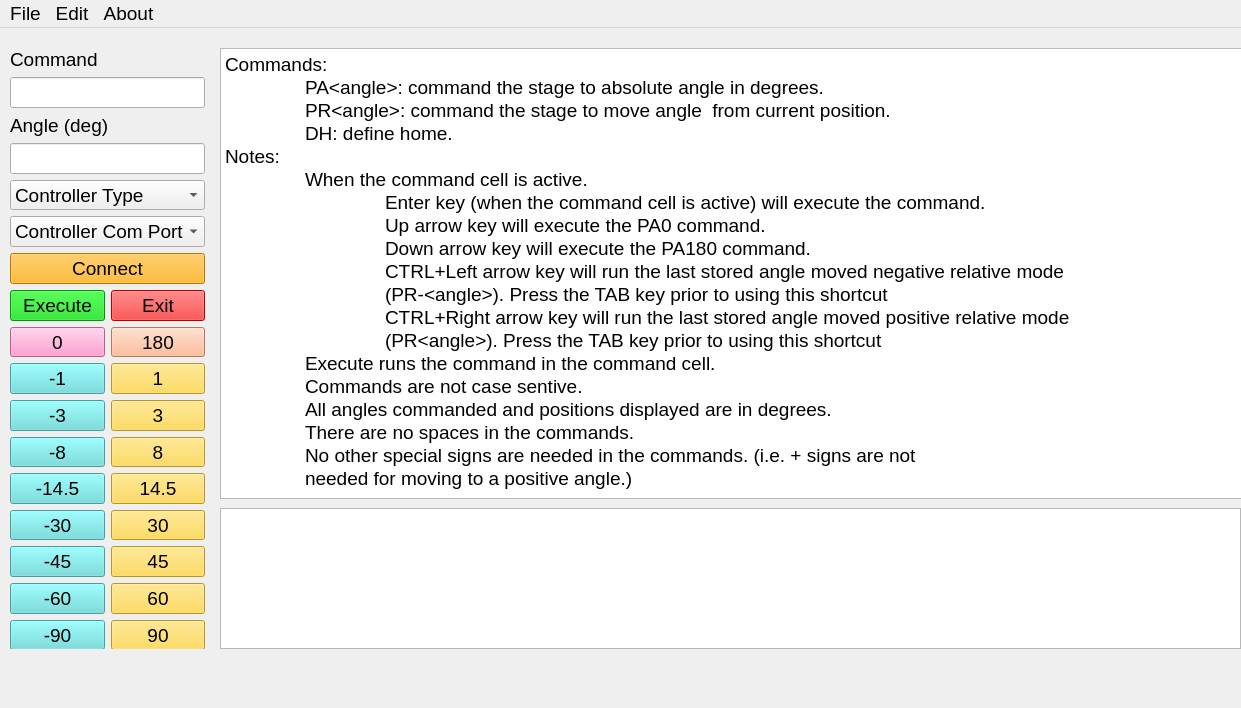
<?xml version="1.0" encoding="UTF-8"?>
<ui version="4.0">
 <class>MainWindow</class>
 <widget class="QMainWindow" name="MainWindow">
  <property name="geometry">
   <rect>
    <x>0</x>
    <y>0</y>
    <width>1241</width>
    <height>708</height>
   </rect>
  </property>
  <property name="font">
   <font>
    <pointsize>14</pointsize>
   </font>
  </property>
  <property name="windowTitle">
   <string>FB Manual Stage Control</string>
  </property>
  <widget class="QWidget" name="centralwidget">
   <widget class="QTextEdit" name="textEdit">
    <property name="geometry">
     <rect>
      <x>220</x>
      <y>20</y>
      <width>1031</width>
      <height>451</height>
     </rect>
    </property>
    <property name="readOnly">
     <bool>true</bool>
    </property>
    <property name="html">
     <string>&lt;!DOCTYPE HTML PUBLIC &quot;-//W3C//DTD HTML 4.0//EN&quot; &quot;http://www.w3.org/TR/REC-html40/strict.dtd&quot;&gt;
&lt;html&gt;&lt;head&gt;&lt;meta name=&quot;qrichtext&quot; content=&quot;1&quot; /&gt;&lt;style type=&quot;text/css&quot;&gt;
p, li { white-space: pre-wrap; }
&lt;/style&gt;&lt;/head&gt;&lt;body style=&quot; font-family:'MS Shell Dlg 2'; font-size:14pt; font-weight:400; font-style:normal;&quot;&gt;
&lt;p style=&quot; margin-top:0px; margin-bottom:0px; margin-left:0px; margin-right:0px; -qt-block-indent:0; text-indent:0px;&quot;&gt;Commands:&lt;/p&gt;
&lt;p style=&quot; margin-top:0px; margin-bottom:0px; margin-left:0px; margin-right:0px; -qt-block-indent:0; text-indent:0px;&quot;&gt;	PA&amp;lt;angle&amp;gt;: command the stage to absolute angle in degrees.&lt;/p&gt;
&lt;p style=&quot; margin-top:0px; margin-bottom:0px; margin-left:0px; margin-right:0px; -qt-block-indent:0; text-indent:0px;&quot;&gt;	PR&amp;lt;angle&amp;gt;: command the stage to move angle  from current position. &lt;/p&gt;
&lt;p style=&quot; margin-top:0px; margin-bottom:0px; margin-left:0px; margin-right:0px; -qt-block-indent:0; text-indent:0px;&quot;&gt;	DH: define home.&lt;/p&gt;
&lt;p style=&quot; margin-top:0px; margin-bottom:0px; margin-left:0px; margin-right:0px; -qt-block-indent:0; text-indent:0px;&quot;&gt;Notes:&lt;/p&gt;
&lt;p style=&quot; margin-top:0px; margin-bottom:0px; margin-left:0px; margin-right:0px; -qt-block-indent:0; text-indent:0px;&quot;&gt;	When the command cell is active. 	&lt;/p&gt;
&lt;p style=&quot; margin-top:0px; margin-bottom:0px; margin-left:0px; margin-right:0px; -qt-block-indent:0; text-indent:0px;&quot;&gt;		Enter key (when the command cell is active) will execute the command. &lt;/p&gt;
&lt;p style=&quot; margin-top:0px; margin-bottom:0px; margin-left:0px; margin-right:0px; -qt-block-indent:0; text-indent:0px;&quot;&gt;		Up arrow key will execute the PA0 command.&lt;/p&gt;
&lt;p style=&quot; margin-top:0px; margin-bottom:0px; margin-left:0px; margin-right:0px; -qt-block-indent:0; text-indent:0px;&quot;&gt;		Down arrow key will execute the PA180 command.&lt;/p&gt;
&lt;p style=&quot; margin-top:0px; margin-bottom:0px; margin-left:0px; margin-right:0px; -qt-block-indent:0; text-indent:0px;&quot;&gt;		CTRL+Left arrow key will run the last stored angle moved negative relative mode &lt;/p&gt;
&lt;p style=&quot; margin-top:0px; margin-bottom:0px; margin-left:0px; margin-right:0px; -qt-block-indent:0; text-indent:0px;&quot;&gt;		(PR-&amp;lt;angle&amp;gt;). Press the TAB key prior to using this shortcut&lt;/p&gt;
&lt;p style=&quot; margin-top:0px; margin-bottom:0px; margin-left:0px; margin-right:0px; -qt-block-indent:0; text-indent:0px;&quot;&gt;		CTRL+Right arrow key will run the last stored angle moved positive relative mode &lt;/p&gt;
&lt;p style=&quot; margin-top:0px; margin-bottom:0px; margin-left:0px; margin-right:0px; -qt-block-indent:0; text-indent:0px;&quot;&gt;		(PR&amp;lt;angle&amp;gt;). Press the TAB key prior to using this shortcut&lt;/p&gt;
&lt;p style=&quot; margin-top:0px; margin-bottom:0px; margin-left:0px; margin-right:0px; -qt-block-indent:0; text-indent:0px;&quot;&gt;	Execute runs the command in the command cell.&lt;/p&gt;
&lt;p style=&quot; margin-top:0px; margin-bottom:0px; margin-left:0px; margin-right:0px; -qt-block-indent:0; text-indent:0px;&quot;&gt;	Commands are not case sentive. &lt;/p&gt;
&lt;p style=&quot; margin-top:0px; margin-bottom:0px; margin-left:0px; margin-right:0px; -qt-block-indent:0; text-indent:0px;&quot;&gt;	All angles commanded and positions displayed are in degrees. &lt;/p&gt;
&lt;p style=&quot; margin-top:0px; margin-bottom:0px; margin-left:0px; margin-right:0px; -qt-block-indent:0; text-indent:0px;&quot;&gt;	There are no spaces in the commands.&lt;/p&gt;
&lt;p style=&quot; margin-top:0px; margin-bottom:0px; margin-left:0px; margin-right:0px; -qt-block-indent:0; text-indent:0px;&quot;&gt;	No other special signs are needed in the commands. (i.e. + signs are not &lt;/p&gt;
&lt;p style=&quot; margin-top:0px; margin-bottom:0px; margin-left:0px; margin-right:0px; -qt-block-indent:0; text-indent:0px;&quot;&gt;	needed for moving to a positive angle.)&lt;/p&gt;&lt;/body&gt;&lt;/html&gt;</string>
    </property>
   </widget>
   <widget class="QWidget" name="gridLayoutWidget">
    <property name="geometry">
     <rect>
      <x>10</x>
      <y>20</y>
      <width>195</width>
      <height>601</height>
     </rect>
    </property>
    <layout class="QGridLayout" name="gridLayout">
     <item row="8" column="1">
      <widget class="QPushButton" name="exit_pb">
       <property name="styleSheet">
        <string notr="true">background-color: rgb(255, 0, 0)</string>
       </property>
       <property name="text">
        <string>Exit</string>
       </property>
      </widget>
     </item>
     <item row="8" column="0">
      <widget class="QPushButton" name="execute_pb">
       <property name="font">
        <font/>
       </property>
       <property name="styleSheet">
        <string notr="true">background-color: rgb(0, 212, 7)</string>
       </property>
       <property name="text">
        <string>Execute</string>
       </property>
      </widget>
     </item>
     <item row="3" column="0" colspan="2">
      <widget class="QLineEdit" name="angle_le">
       <property name="readOnly">
        <bool>true</bool>
       </property>
      </widget>
     </item>
     <item row="0" column="0" colspan="2">
      <widget class="QLabel" name="label">
       <property name="text">
        <string>Command</string>
       </property>
      </widget>
     </item>
     <item row="1" column="0" colspan="2">
      <widget class="QLineEdit" name="command_le">
       <property name="text">
        <string/>
       </property>
      </widget>
     </item>
     <item row="2" column="0" colspan="2">
      <widget class="QLabel" name="label_2">
       <property name="text">
        <string>Angle (deg)</string>
       </property>
      </widget>
     </item>
     <item row="16" column="1">
      <widget class="QPushButton" name="hotkey_60_pb">
       <property name="styleSheet">
        <string notr="true">background-color: rgb(255, 212, 53)</string>
       </property>
       <property name="text">
        <string>60</string>
       </property>
      </widget>
     </item>
     <item row="17" column="0">
      <widget class="QPushButton" name="hotkey_neg90_pb">
       <property name="font">
        <font>
         <pointsize>14</pointsize>
        </font>
       </property>
       <property name="styleSheet">
        <string notr="true">background-color: rgb(100, 221, 221)</string>
       </property>
       <property name="text">
        <string>-90</string>
       </property>
      </widget>
     </item>
     <item row="11" column="0">
      <widget class="QPushButton" name="hotkey_neg3_pb">
       <property name="font">
        <font>
         <pointsize>14</pointsize>
        </font>
       </property>
       <property name="styleSheet">
        <string notr="true">background-color: rgb(100, 221, 221)</string>
       </property>
       <property name="text">
        <string>-3</string>
       </property>
      </widget>
     </item>
     <item row="13" column="0">
      <widget class="QPushButton" name="hotkey_neg145_pb">
       <property name="font">
        <font>
         <pointsize>14</pointsize>
        </font>
       </property>
       <property name="styleSheet">
        <string notr="true">background-color: rgb(100, 221, 221)</string>
       </property>
       <property name="text">
        <string>-14.5</string>
       </property>
      </widget>
     </item>
     <item row="12" column="1">
      <widget class="QPushButton" name="hotkey_8_pb">
       <property name="styleSheet">
        <string notr="true">background-color: rgb(255, 212, 53)</string>
       </property>
       <property name="text">
        <string>8</string>
       </property>
      </widget>
     </item>
     <item row="12" column="0">
      <widget class="QPushButton" name="hotkey_neg8_pb">
       <property name="font">
        <font>
         <pointsize>14</pointsize>
        </font>
       </property>
       <property name="styleSheet">
        <string notr="true">background-color: rgb(100, 221, 221)</string>
       </property>
       <property name="text">
        <string>-8</string>
       </property>
      </widget>
     </item>
     <item row="13" column="1">
      <widget class="QPushButton" name="hotkey_145_pb">
       <property name="styleSheet">
        <string notr="true">background-color: rgb(255, 212, 53)</string>
       </property>
       <property name="text">
        <string>14.5</string>
       </property>
      </widget>
     </item>
     <item row="14" column="0">
      <widget class="QPushButton" name="hotkey_neg30_pb">
       <property name="font">
        <font>
         <pointsize>14</pointsize>
        </font>
       </property>
       <property name="styleSheet">
        <string notr="true">background-color: rgb(100, 221, 221)</string>
       </property>
       <property name="text">
        <string>-30</string>
       </property>
      </widget>
     </item>
     <item row="15" column="1">
      <widget class="QPushButton" name="hotkey_45_pb">
       <property name="styleSheet">
        <string notr="true">background-color: rgb(255, 212, 53)</string>
       </property>
       <property name="text">
        <string>45</string>
       </property>
      </widget>
     </item>
     <item row="11" column="1">
      <widget class="QPushButton" name="hotkey_3_pb">
       <property name="styleSheet">
        <string notr="true">background-color: rgb(255, 212, 53)</string>
       </property>
       <property name="text">
        <string>3</string>
       </property>
      </widget>
     </item>
     <item row="14" column="1">
      <widget class="QPushButton" name="hotkey_30_pb">
       <property name="styleSheet">
        <string notr="true">background-color: rgb(255, 212, 53)</string>
       </property>
       <property name="text">
        <string>30</string>
       </property>
      </widget>
     </item>
     <item row="15" column="0">
      <widget class="QPushButton" name="hotkey_neg45_pb">
       <property name="font">
        <font>
         <pointsize>14</pointsize>
        </font>
       </property>
       <property name="styleSheet">
        <string notr="true">background-color: rgb(100, 221, 221)</string>
       </property>
       <property name="text">
        <string>-45</string>
       </property>
      </widget>
     </item>
     <item row="17" column="1">
      <widget class="QPushButton" name="hotkey_90_pb">
       <property name="styleSheet">
        <string notr="true">background-color: rgb(255, 212, 53)</string>
       </property>
       <property name="text">
        <string>90</string>
       </property>
      </widget>
     </item>
     <item row="16" column="0">
      <widget class="QPushButton" name="hotkey_neg60_pb">
       <property name="font">
        <font>
         <pointsize>14</pointsize>
        </font>
       </property>
       <property name="styleSheet">
        <string notr="true">background-color: rgb(100, 221, 221)</string>
       </property>
       <property name="text">
        <string>-60</string>
       </property>
      </widget>
     </item>
     <item row="9" column="0">
      <widget class="QPushButton" name="hotkey_0_pb">
       <property name="font">
        <font>
         <pointsize>14</pointsize>
        </font>
       </property>
       <property name="styleSheet">
        <string notr="true">background-color: rgb(255, 133, 198)</string>
       </property>
       <property name="text">
        <string>0</string>
       </property>
      </widget>
     </item>
     <item row="10" column="0">
      <widget class="QPushButton" name="hotkey_neg1_pb">
       <property name="font">
        <font>
         <pointsize>14</pointsize>
        </font>
       </property>
       <property name="styleSheet">
        <string notr="true">background-color: rgb(100, 221, 221)</string>
       </property>
       <property name="text">
        <string>-1</string>
       </property>
      </widget>
     </item>
     <item row="10" column="1">
      <widget class="QPushButton" name="hotkey_1_pb">
       <property name="font">
        <font>
         <pointsize>14</pointsize>
        </font>
       </property>
       <property name="styleSheet">
        <string notr="true">background-color: rgb(255, 212, 53)</string>
       </property>
       <property name="text">
        <string>1</string>
       </property>
      </widget>
     </item>
     <item row="9" column="1">
      <widget class="QPushButton" name="hotkey_180_pb">
       <property name="styleSheet">
        <string notr="true">background-color: rgb(255, 170, 127)</string>
       </property>
       <property name="text">
        <string>180</string>
       </property>
      </widget>
     </item>
     <item row="6" column="0" colspan="2">
      <widget class="QPushButton" name="connect_pb">
       <property name="font">
        <font>
         <pointsize>14</pointsize>
        </font>
       </property>
       <property name="styleSheet">
        <string notr="true">background-color: rgb(255, 170, 0)</string>
       </property>
       <property name="text">
        <string>Connect</string>
       </property>
      </widget>
     </item>
     <item row="4" column="0" colspan="2">
      <widget class="QComboBox" name="controller_type_cb">
       <item>
        <property name="text">
         <string>Controller Type</string>
        </property>
       </item>
       <item>
        <property name="text">
         <string>Automation1</string>
        </property>
       </item>
       <item>
        <property name="text">
         <string>Ensemble</string>
        </property>
       </item>
      </widget>
     </item>
     <item row="5" column="0" colspan="2">
      <widget class="QComboBox" name="com_ports_cb">
       <item>
        <property name="text">
         <string>Controller Com Port</string>
        </property>
       </item>
      </widget>
     </item>
    </layout>
   </widget>
   <widget class="QTextEdit" name="message_te">
    <property name="geometry">
     <rect>
      <x>220</x>
      <y>480</y>
      <width>1021</width>
      <height>141</height>
     </rect>
    </property>
   </widget>
  </widget>
  <widget class="QMenuBar" name="menubar">
   <property name="geometry">
    <rect>
     <x>0</x>
     <y>0</y>
     <width>1241</width>
     <height>21</height>
    </rect>
   </property>
   <widget class="QMenu" name="menuFile">
    <property name="title">
     <string>File</string>
    </property>
    <addaction name="actionSave"/>
    <addaction name="actionFinish"/>
    <addaction name="actionExit"/>
   </widget>
   <widget class="QMenu" name="menuEdit">
    <property name="title">
     <string>Edit</string>
    </property>
    <addaction name="actionSearch"/>
    <addaction name="actionLoad"/>
   </widget>
   <widget class="QMenu" name="menuAbout">
    <property name="title">
     <string>About</string>
    </property>
    <addaction name="actionAbout"/>
    <addaction name="actionHelp"/>
   </widget>
   <addaction name="menuFile"/>
   <addaction name="menuEdit"/>
   <addaction name="menuAbout"/>
  </widget>
  <action name="actionSave">
   <property name="text">
    <string>Save</string>
   </property>
  </action>
  <action name="actionFinish">
   <property name="text">
    <string>Finish</string>
   </property>
  </action>
  <action name="actionExit">
   <property name="text">
    <string>Exit</string>
   </property>
  </action>
  <action name="actionSearch">
   <property name="text">
    <string>Search</string>
   </property>
  </action>
  <action name="actionLoad">
   <property name="text">
    <string>Load</string>
   </property>
  </action>
  <action name="actionAbout">
   <property name="text">
    <string>About</string>
   </property>
  </action>
  <action name="actionHelp">
   <property name="text">
    <string>Help</string>
   </property>
  </action>
 </widget>
 <resources/>
 <connections/>
</ui>
